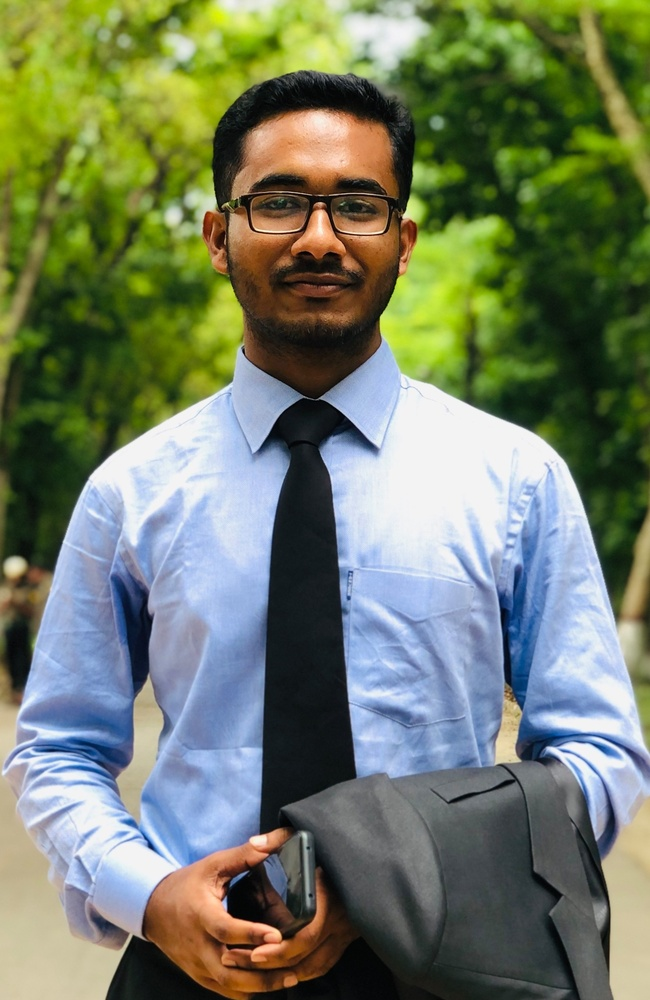
#> input picture exp2/1713256915670.jpg, 650 x 1000 px, shrunk from 1669 x 2569 before the run, found by its file name
$ python histogram_grayscale.py
#> lines starting #> are read from the running program, lines starting #| are printed output that depends on the picture
import cv2
import matplotlib.pyplot as plt

# Load grayscale image
img = cv2.imread(r'D:\Academic\Fourth year Second semester\4206\Code\exp2\1713256915670.jpg', cv2.IMREAD_GRAYSCALE)
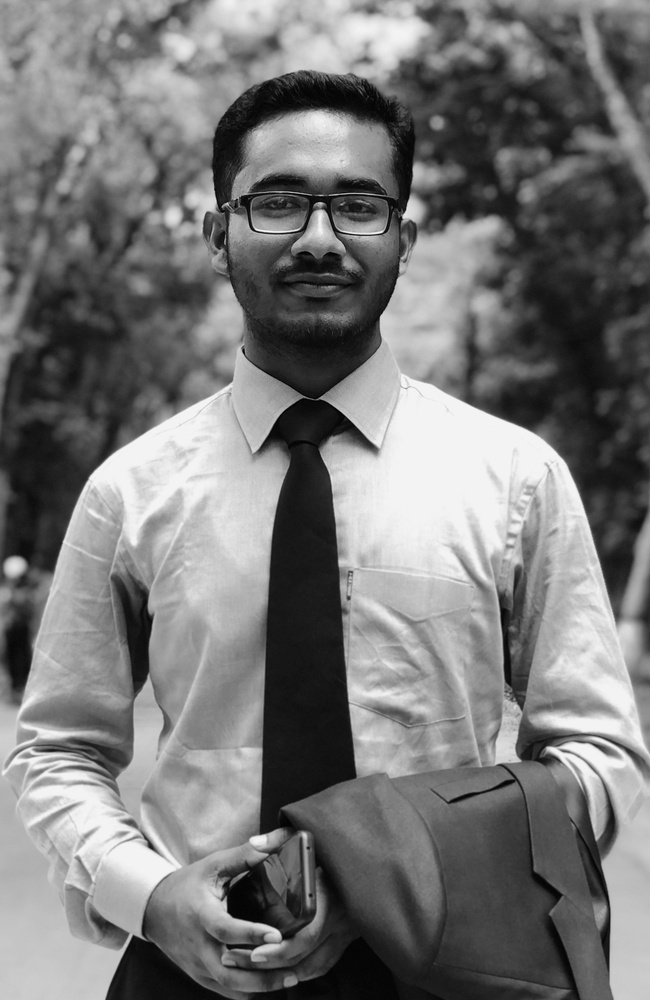
#> img: shape (1000, 650); min 0, max 252, mean 119.1

if img is None:
    print("❌ Image not found.")
    exit()

# Calculate histogram
hist = cv2.calcHist([img], [0], None, [256], [0, 256])
#> hist = 256 values, max 17077 at index 243, min 0 at index 251, mean 2539.1

# Plot
plt.figure()
plt.title("Grayscale Histogram")
plt.xlabel("Pixel Intensity")
plt.ylabel("Number of Pixels")
plt.plot(hist, color='black')
plt.xlim([0, 256])
plt.grid(True)
plt.show()
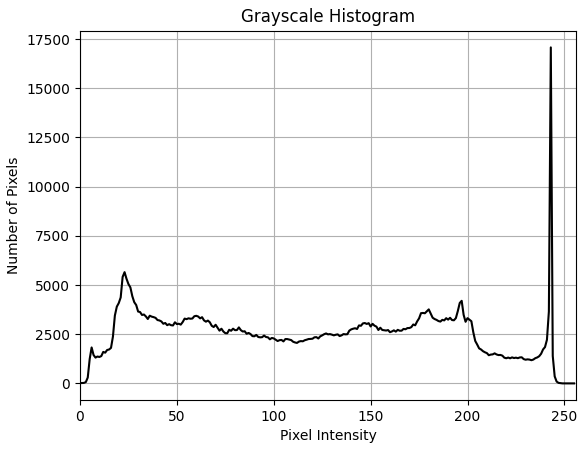
#> figure drawn by matplotlib, 1 panel; curve peaks at x = 243, y = 17077
